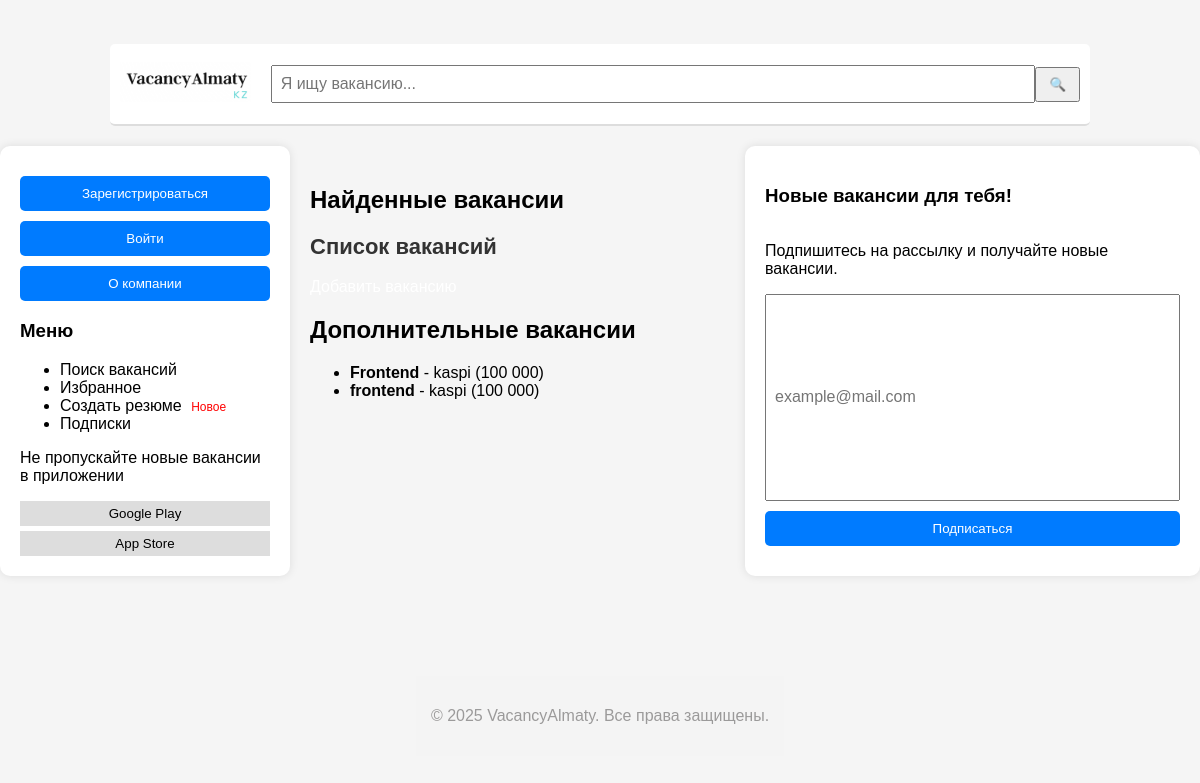
Before: / with the older database file.
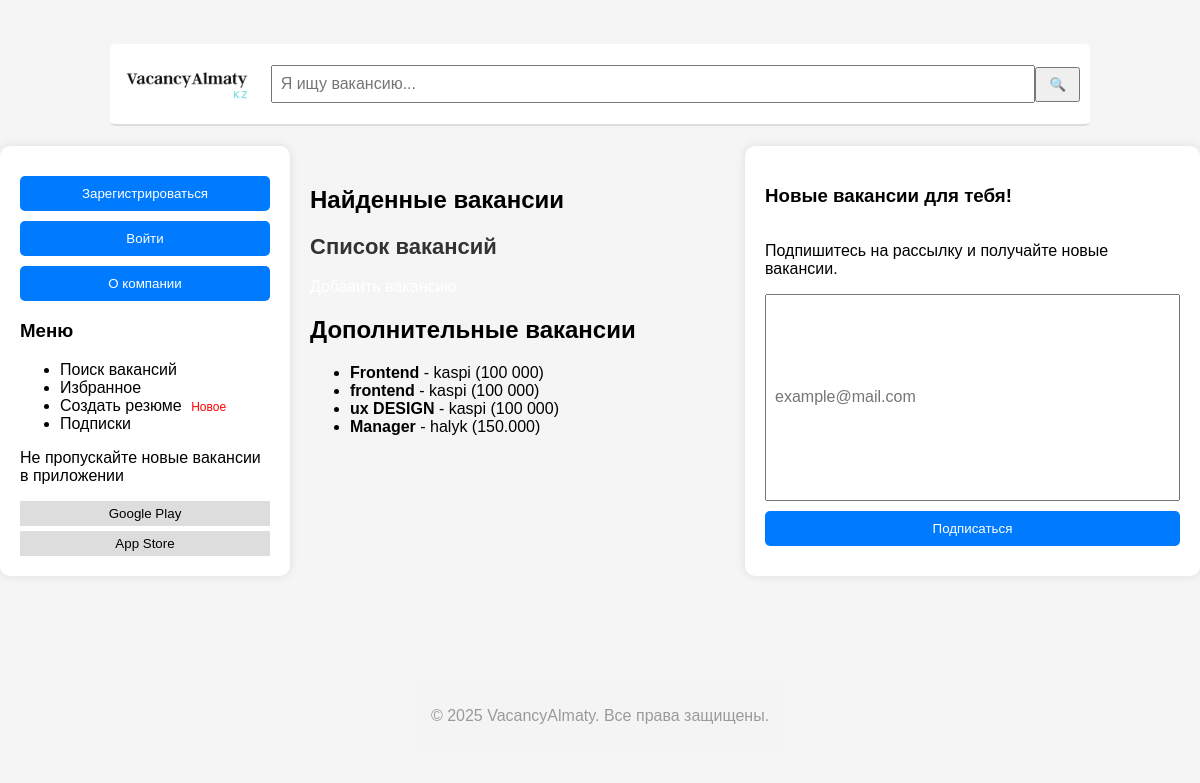
After: the same page with the newer database file.
### stpapp/models.py (models this page shows, shortened)
class Job(models.Model):
	title = models.CharField("Название вакансии", max_length=255)
	category = models.ForeignKey(Category, on_delete=models.CASCADE, verbose_name='Выберите категории:')
	company = models.CharField("Название компании", max_length=80)
	experience = models.CharField("Опыт работы", max_length=80, default="Без опыта")
	salary = models.CharField("Оклад", max_length=80)
	description = models.TextField("Описание вакансии")
	skills = models.CharField("Навыки", max_length=255)
	address = models.CharField("Адрес", max_length=100, default="Адресс компании")
	phone = models.CharField("Номер телефона", max_length=100)
	email = models.EmailField("Почта", max_length=100)
	class Meta:
		verbose_name = "Вакансия"
		verbose_name_plural = "Вакансии"

### stpapp/views.py (the view)
# urls.py: 2. Add a URL to urlpatterns:  path('', views.home, name='home')
def home(request):
    categories = Category.objects.all()
    jobs = Job.objects.all()
    context = {
        "categories": categories,
        "jobs": jobs
    }
    return render(request, "index.html", context)

### stpapp/templates/index.html (shortened to what this page needs)
{% load static %}
<!DOCTYPE html>
<html lang="ru">
  <head>
    <link rel="stylesheet" href="{% static './css/style.css' %}" />
	<header>
        <div class="logo">
            <img src="{% static './image/logo.png' %}" alt="Логотип" height="40">
        </div>
        <input type="text" id="search" placeholder="Я ищу вакансию...">
        <button onclick="searchJobs()">🔍</button>
    </header>
    <main>
        <aside class="left-panel">
            <button id="register" class="btn" >
				<a href="{% url 'registr_page' %}">Зарегистрироваться</a>
			</button>
            <button id="login" class="btn">
                <a href="{% url 'registr_page' %}">Войти</a>
                </button>
            <button id="employer" class="btn">
				<a href="{% url 'about_page' %}">О компании</a>
			</button>
            <h3>Меню</h3>
            <ul>
                <li>Поиск вакансий</li>
                <li>Избранное</li>
                <li>Создать резюме <span class="new">Новое</span></li>
                <li>Подписки</li>
            </ul>
            <div class="apps">
                <p>Не пропускайте новые вакансии в приложении</p>
                <button class="app-btn">Google Play</button>
                <button class="app-btn">App Store</button>
            </div>
        </aside>
        <section id="job-results">
            <h2>Найденные вакансии</h2>
            <h1>Список вакансий</h1>
            <a href="{% url 'vacancy_create' %}">Добавить вакансию</a>
            <h2>Дополнительные вакансии</h2>
            <ul>
              {% for job in jobs %}
              <li>
                <strong>{{ job.title }}</strong> - {{ job.company }} ({{ job.salary }})
              </li>
              {% endfor %}
            </ul>
        </section>
        <aside class="right-panel">
            <h3>Новые вакансии для тебя!</h3>
            <p>Подпишитесь на рассылку и получайте новые вакансии.</p>
            <input type="email" placeholder="example@mail.com">
            <button class="btn">Подписаться</button>
        </aside>
    </main>
	<footer>
		<p>&copy; 2025 VacancyAlmaty. Все права защищены.</p>
	  </footer>
  </body>
</html>

### stpapp/static/css/style.css (style rules this page uses)
header { display: flex; align-items: center; width: 80%; height: 60px; padding: 10px; background: #fff; border-bottom: 2px solid #ddd; border-radius: 5px; }
.logo { font-size: 20px; font-weight: bold; margin-right: 20px; }
input { flex: 1; padding: 8px; font-size: 16px; }
button { padding: 8px 12px; cursor: pointer; }
main { display: flex; width: 100%; max-width: 1200px; margin-top: 20px; }
.left-panel { width: 250px; padding: 20px; background: #fff; border-radius: 10px; box-shadow: 0 0 10px rgba(0, 0, 0, 0.1); }
.right-panel { flex: 1; padding: 20px ; background: #fff; border-radius: 10px; box-shadow: 0 0 10px rgba(0, 0, 0, 0.1); display: flex; flex-direction: column; position: relative; }
.btn { display: block; width: 100%; padding: 10px; margin: 10px 0; background: #007bff; color: white; border: none; border-radius: 5px; cursor: pointer; }
.new { color: red; font-size: 12px; margin-left: 5px; }
.apps .app-btn { display: block; width: 100%; margin-top: 5px; padding: 5px; border: none; background: #ddd; cursor: pointer; }
#job-results { flex: 1; padding: 20px; }
a { text-decoration: none; color: #ffffff; }
footer { text-align: center; background: #f4f4f4; color: rgb(155, 154, 154); padding: 15px; margin-top: 100px; }
h1 { font-size: 22px; color: #333; }

Changed rows visible on the page:
added Job: title "ux DESIGN", company "kaspi", salary "100 000"
added Job: title "Manager", company "halyk", salary "150.000"
